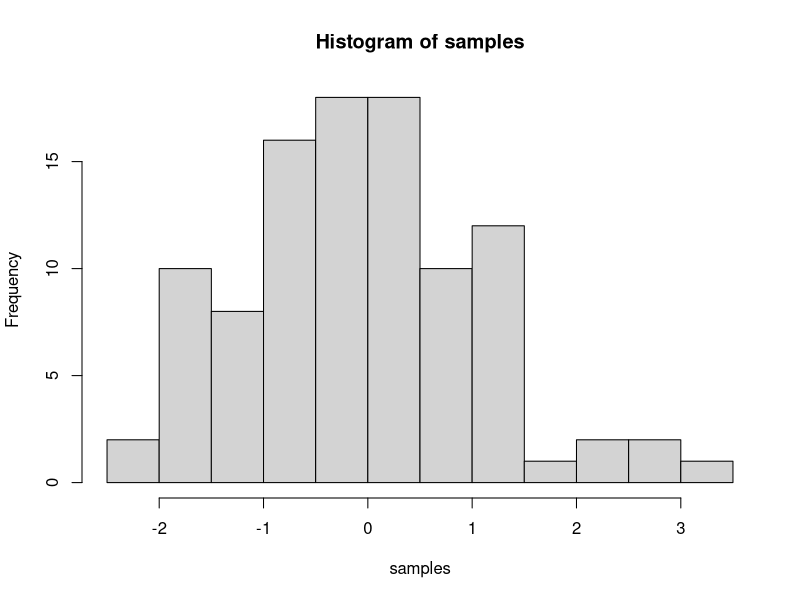
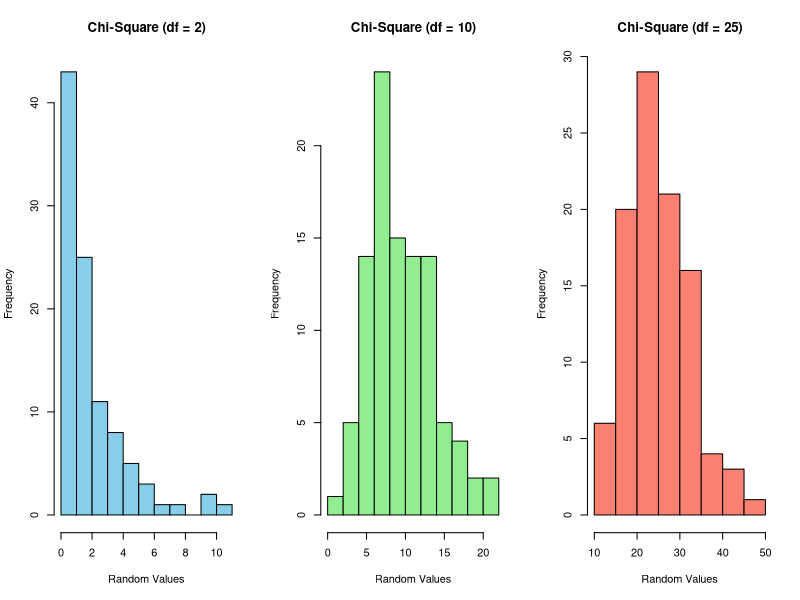
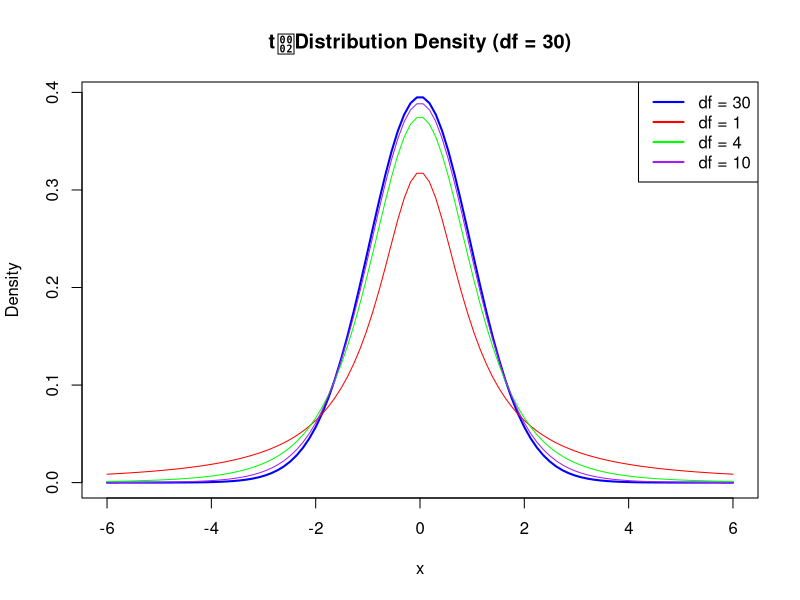

Here is the R script that generated these plots, in order:
# q1
n = 100
df = n-1
samples = rt(n,df)
hist(samples)

# q2
n <- 100
degrees_of_freedom <- c(2, 10, 25)
chi_square_2 <- rchisq(n, degrees_of_freedom[1])
chi_square_10 <- rchisq(n, degrees_of_freedom[2])
chi_square_25 <- rchisq(n, degrees_of_freedom[3])
par(mfrow = c(1, 3)) # Set up a 1x3 grid for the plots
hist(chi_square_2, main = "Chi-Square (df = 2)", xlab = "Random Values", col = "skyblue")
hist(chi_square_10, main = "Chi-Square (df = 10)", xlab = "Random Values", col = 
       "lightgreen")
hist(chi_square_25, main = "Chi-Square (df = 25)", xlab = "Random Values", col = 
       "salmon")
par(mfrow = c(1, 1))

#q3
x <- seq(-6, 6, length.out = 100)
t_dist_df1 <- dt(x, df = 1)
t_dist_df4 <- dt(x, df = 4)
t_dist_df10 <- dt(x, df = 10)
t_dist_df30 <- dt(x, df = 30)
plot(x, t_dist_df30, type = "l", col = "blue", lwd = 2, xlab = "x", ylab = "Density", main = "tDistribution Density (df = 30)")
lines(x, t_dist_df1, col = "red")
lines(x, t_dist_df4, col = "green")
lines(x, t_dist_df10, col = "purple")
legend("topright", legend = c("df = 30", "df = 1", "df = 4", "df = 10"), col = c("blue", "red", 
                                                                                 "green", "purple"), lwd = 2)